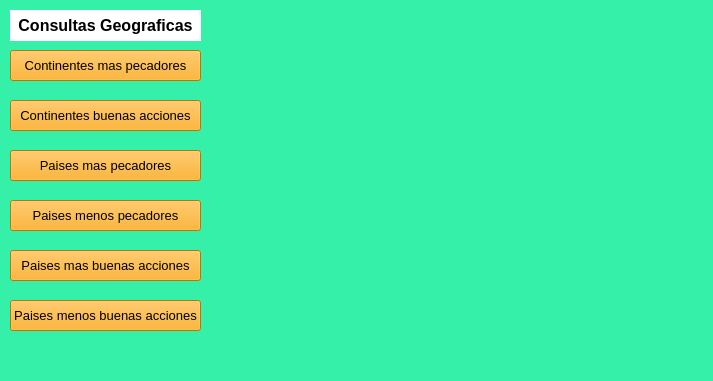
<?xml version="1.0" encoding="UTF-8"?>
<ui version="4.0">
 <class>Principal</class>
 <widget class="QWidget" name="Principal">
  <property name="geometry">
   <rect>
    <x>0</x>
    <y>0</y>
    <width>713</width>
    <height>381</height>
   </rect>
  </property>
  <property name="palette">
   <palette>
    <active>
     <colorrole role="WindowText">
      <brush brushstyle="SolidPattern">
       <color alpha="255">
        <red>0</red>
        <green>0</green>
        <blue>0</blue>
       </color>
      </brush>
     </colorrole>
     <colorrole role="Button">
      <brush brushstyle="SolidPattern">
       <color alpha="255">
        <red>53</red>
        <green>240</green>
        <blue>169</blue>
       </color>
      </brush>
     </colorrole>
     <colorrole role="Light">
      <brush brushstyle="SolidPattern">
       <color alpha="255">
        <red>161</red>
        <green>255</green>
        <blue>220</blue>
       </color>
      </brush>
     </colorrole>
     <colorrole role="Midlight">
      <brush brushstyle="SolidPattern">
       <color alpha="255">
        <red>107</red>
        <green>247</green>
        <blue>194</blue>
       </color>
      </brush>
     </colorrole>
     <colorrole role="Dark">
      <brush brushstyle="SolidPattern">
       <color alpha="255">
        <red>26</red>
        <green>120</green>
        <blue>84</blue>
       </color>
      </brush>
     </colorrole>
     <colorrole role="Mid">
      <brush brushstyle="SolidPattern">
       <color alpha="255">
        <red>35</red>
        <green>160</green>
        <blue>113</blue>
       </color>
      </brush>
     </colorrole>
     <colorrole role="Text">
      <brush brushstyle="SolidPattern">
       <color alpha="255">
        <red>0</red>
        <green>0</green>
        <blue>0</blue>
       </color>
      </brush>
     </colorrole>
     <colorrole role="BrightText">
      <brush brushstyle="SolidPattern">
       <color alpha="255">
        <red>255</red>
        <green>255</green>
        <blue>255</blue>
       </color>
      </brush>
     </colorrole>
     <colorrole role="ButtonText">
      <brush brushstyle="SolidPattern">
       <color alpha="255">
        <red>0</red>
        <green>0</green>
        <blue>0</blue>
       </color>
      </brush>
     </colorrole>
     <colorrole role="Base">
      <brush brushstyle="SolidPattern">
       <color alpha="255">
        <red>255</red>
        <green>255</green>
        <blue>255</blue>
       </color>
      </brush>
     </colorrole>
     <colorrole role="Window">
      <brush brushstyle="SolidPattern">
       <color alpha="255">
        <red>53</red>
        <green>240</green>
        <blue>169</blue>
       </color>
      </brush>
     </colorrole>
     <colorrole role="Shadow">
      <brush brushstyle="SolidPattern">
       <color alpha="255">
        <red>0</red>
        <green>0</green>
        <blue>0</blue>
       </color>
      </brush>
     </colorrole>
     <colorrole role="AlternateBase">
      <brush brushstyle="SolidPattern">
       <color alpha="255">
        <red>154</red>
        <green>247</green>
        <blue>212</blue>
       </color>
      </brush>
     </colorrole>
     <colorrole role="ToolTipBase">
      <brush brushstyle="SolidPattern">
       <color alpha="255">
        <red>255</red>
        <green>255</green>
        <blue>220</blue>
       </color>
      </brush>
     </colorrole>
     <colorrole role="ToolTipText">
      <brush brushstyle="SolidPattern">
       <color alpha="255">
        <red>0</red>
        <green>0</green>
        <blue>0</blue>
       </color>
      </brush>
     </colorrole>
     <colorrole role="PlaceholderText">
      <brush brushstyle="SolidPattern">
       <color alpha="128">
        <red>0</red>
        <green>0</green>
        <blue>0</blue>
       </color>
      </brush>
     </colorrole>
    </active>
    <inactive>
     <colorrole role="WindowText">
      <brush brushstyle="SolidPattern">
       <color alpha="255">
        <red>0</red>
        <green>0</green>
        <blue>0</blue>
       </color>
      </brush>
     </colorrole>
     <colorrole role="Button">
      <brush brushstyle="SolidPattern">
       <color alpha="255">
        <red>53</red>
        <green>240</green>
        <blue>169</blue>
       </color>
      </brush>
     </colorrole>
     <colorrole role="Light">
      <brush brushstyle="SolidPattern">
       <color alpha="255">
        <red>161</red>
        <green>255</green>
        <blue>220</blue>
       </color>
      </brush>
     </colorrole>
     <colorrole role="Midlight">
      <brush brushstyle="SolidPattern">
       <color alpha="255">
        <red>107</red>
        <green>247</green>
        <blue>194</blue>
       </color>
      </brush>
     </colorrole>
     <colorrole role="Dark">
      <brush brushstyle="SolidPattern">
       <color alpha="255">
        <red>26</red>
        <green>120</green>
        <blue>84</blue>
       </color>
      </brush>
     </colorrole>
     <colorrole role="Mid">
      <brush brushstyle="SolidPattern">
       <color alpha="255">
        <red>35</red>
        <green>160</green>
        <blue>113</blue>
       </color>
      </brush>
     </colorrole>
     <colorrole role="Text">
      <brush brushstyle="SolidPattern">
       <color alpha="255">
        <red>0</red>
        <green>0</green>
        <blue>0</blue>
       </color>
      </brush>
     </colorrole>
     <colorrole role="BrightText">
      <brush brushstyle="SolidPattern">
       <color alpha="255">
        <red>255</red>
        <green>255</green>
        <blue>255</blue>
       </color>
      </brush>
     </colorrole>
     <colorrole role="ButtonText">
      <brush brushstyle="SolidPattern">
       <color alpha="255">
        <red>0</red>
        <green>0</green>
        <blue>0</blue>
       </color>
      </brush>
     </colorrole>
     <colorrole role="Base">
      <brush brushstyle="SolidPattern">
       <color alpha="255">
        <red>255</red>
        <green>255</green>
        <blue>255</blue>
       </color>
      </brush>
     </colorrole>
     <colorrole role="Window">
      <brush brushstyle="SolidPattern">
       <color alpha="255">
        <red>53</red>
        <green>240</green>
        <blue>169</blue>
       </color>
      </brush>
     </colorrole>
     <colorrole role="Shadow">
      <brush brushstyle="SolidPattern">
       <color alpha="255">
        <red>0</red>
        <green>0</green>
        <blue>0</blue>
       </color>
      </brush>
     </colorrole>
     <colorrole role="AlternateBase">
      <brush brushstyle="SolidPattern">
       <color alpha="255">
        <red>154</red>
        <green>247</green>
        <blue>212</blue>
       </color>
      </brush>
     </colorrole>
     <colorrole role="ToolTipBase">
      <brush brushstyle="SolidPattern">
       <color alpha="255">
        <red>255</red>
        <green>255</green>
        <blue>220</blue>
       </color>
      </brush>
     </colorrole>
     <colorrole role="ToolTipText">
      <brush brushstyle="SolidPattern">
       <color alpha="255">
        <red>0</red>
        <green>0</green>
        <blue>0</blue>
       </color>
      </brush>
     </colorrole>
     <colorrole role="PlaceholderText">
      <brush brushstyle="SolidPattern">
       <color alpha="128">
        <red>0</red>
        <green>0</green>
        <blue>0</blue>
       </color>
      </brush>
     </colorrole>
    </inactive>
    <disabled>
     <colorrole role="WindowText">
      <brush brushstyle="SolidPattern">
       <color alpha="255">
        <red>26</red>
        <green>120</green>
        <blue>84</blue>
       </color>
      </brush>
     </colorrole>
     <colorrole role="Button">
      <brush brushstyle="SolidPattern">
       <color alpha="255">
        <red>53</red>
        <green>240</green>
        <blue>169</blue>
       </color>
      </brush>
     </colorrole>
     <colorrole role="Light">
      <brush brushstyle="SolidPattern">
       <color alpha="255">
        <red>161</red>
        <green>255</green>
        <blue>220</blue>
       </color>
      </brush>
     </colorrole>
     <colorrole role="Midlight">
      <brush brushstyle="SolidPattern">
       <color alpha="255">
        <red>107</red>
        <green>247</green>
        <blue>194</blue>
       </color>
      </brush>
     </colorrole>
     <colorrole role="Dark">
      <brush brushstyle="SolidPattern">
       <color alpha="255">
        <red>26</red>
        <green>120</green>
        <blue>84</blue>
       </color>
      </brush>
     </colorrole>
     <colorrole role="Mid">
      <brush brushstyle="SolidPattern">
       <color alpha="255">
        <red>35</red>
        <green>160</green>
        <blue>113</blue>
       </color>
      </brush>
     </colorrole>
     <colorrole role="Text">
      <brush brushstyle="SolidPattern">
       <color alpha="255">
        <red>26</red>
        <green>120</green>
        <blue>84</blue>
       </color>
      </brush>
     </colorrole>
     <colorrole role="BrightText">
      <brush brushstyle="SolidPattern">
       <color alpha="255">
        <red>255</red>
        <green>255</green>
        <blue>255</blue>
       </color>
      </brush>
     </colorrole>
     <colorrole role="ButtonText">
      <brush brushstyle="SolidPattern">
       <color alpha="255">
        <red>26</red>
        <green>120</green>
        <blue>84</blue>
       </color>
      </brush>
     </colorrole>
     <colorrole role="Base">
      <brush brushstyle="SolidPattern">
       <color alpha="255">
        <red>53</red>
        <green>240</green>
        <blue>169</blue>
       </color>
      </brush>
     </colorrole>
     <colorrole role="Window">
      <brush brushstyle="SolidPattern">
       <color alpha="255">
        <red>53</red>
        <green>240</green>
        <blue>169</blue>
       </color>
      </brush>
     </colorrole>
     <colorrole role="Shadow">
      <brush brushstyle="SolidPattern">
       <color alpha="255">
        <red>0</red>
        <green>0</green>
        <blue>0</blue>
       </color>
      </brush>
     </colorrole>
     <colorrole role="AlternateBase">
      <brush brushstyle="SolidPattern">
       <color alpha="255">
        <red>53</red>
        <green>240</green>
        <blue>169</blue>
       </color>
      </brush>
     </colorrole>
     <colorrole role="ToolTipBase">
      <brush brushstyle="SolidPattern">
       <color alpha="255">
        <red>255</red>
        <green>255</green>
        <blue>220</blue>
       </color>
      </brush>
     </colorrole>
     <colorrole role="ToolTipText">
      <brush brushstyle="SolidPattern">
       <color alpha="255">
        <red>0</red>
        <green>0</green>
        <blue>0</blue>
       </color>
      </brush>
     </colorrole>
     <colorrole role="PlaceholderText">
      <brush brushstyle="SolidPattern">
       <color alpha="128">
        <red>0</red>
        <green>0</green>
        <blue>0</blue>
       </color>
      </brush>
     </colorrole>
    </disabled>
   </palette>
  </property>
  <property name="windowTitle">
   <string>Form</string>
  </property>
  <widget class="QPushButton" name="pushButton">
   <property name="geometry">
    <rect>
     <x>10</x>
     <y>50</y>
     <width>191</width>
     <height>31</height>
    </rect>
   </property>
   <property name="font">
    <font>
     <pointsize>10</pointsize>
    </font>
   </property>
   <property name="styleSheet">
    <string notr="true">background:orange</string>
   </property>
   <property name="text">
    <string>Continentes mas pecadores</string>
   </property>
  </widget>
  <widget class="QPushButton" name="pushButton_2">
   <property name="geometry">
    <rect>
     <x>10</x>
     <y>100</y>
     <width>191</width>
     <height>31</height>
    </rect>
   </property>
   <property name="font">
    <font>
     <pointsize>10</pointsize>
    </font>
   </property>
   <property name="styleSheet">
    <string notr="true">background:orange</string>
   </property>
   <property name="text">
    <string>Continentes buenas acciones</string>
   </property>
  </widget>
  <widget class="QPushButton" name="pushButton_3">
   <property name="geometry">
    <rect>
     <x>10</x>
     <y>150</y>
     <width>191</width>
     <height>31</height>
    </rect>
   </property>
   <property name="font">
    <font>
     <pointsize>10</pointsize>
    </font>
   </property>
   <property name="styleSheet">
    <string notr="true">background:orange</string>
   </property>
   <property name="text">
    <string>Paises mas pecadores</string>
   </property>
  </widget>
  <widget class="QPushButton" name="pushButton_4">
   <property name="geometry">
    <rect>
     <x>10</x>
     <y>200</y>
     <width>191</width>
     <height>31</height>
    </rect>
   </property>
   <property name="font">
    <font>
     <pointsize>10</pointsize>
    </font>
   </property>
   <property name="styleSheet">
    <string notr="true">background:orange</string>
   </property>
   <property name="text">
    <string>Paises menos pecadores</string>
   </property>
  </widget>
  <widget class="QPushButton" name="pushButton_5">
   <property name="geometry">
    <rect>
     <x>10</x>
     <y>250</y>
     <width>191</width>
     <height>31</height>
    </rect>
   </property>
   <property name="font">
    <font>
     <pointsize>10</pointsize>
    </font>
   </property>
   <property name="styleSheet">
    <string notr="true">background:orange</string>
   </property>
   <property name="text">
    <string>Paises mas buenas acciones</string>
   </property>
  </widget>
  <widget class="QPushButton" name="pushButton_6">
   <property name="geometry">
    <rect>
     <x>10</x>
     <y>300</y>
     <width>191</width>
     <height>31</height>
    </rect>
   </property>
   <property name="font">
    <font>
     <pointsize>10</pointsize>
    </font>
   </property>
   <property name="styleSheet">
    <string notr="true">background:orange</string>
   </property>
   <property name="text">
    <string>Paises menos buenas acciones</string>
   </property>
  </widget>
  <widget class="QLabel" name="label">
   <property name="geometry">
    <rect>
     <x>10</x>
     <y>10</y>
     <width>191</width>
     <height>31</height>
    </rect>
   </property>
   <property name="styleSheet">
    <string notr="true">background:white</string>
   </property>
   <property name="text">
    <string>&lt;html&gt;&lt;head/&gt;&lt;body&gt;&lt;p align=&quot;center&quot;&gt;&lt;span style=&quot; font-size:12pt; font-weight:600;&quot;&gt;Consultas Geograficas&lt;/span&gt;&lt;/p&gt;&lt;/body&gt;&lt;/html&gt;</string>
   </property>
   <property name="scaledContents">
    <bool>false</bool>
   </property>
  </widget>
 </widget>
 <resources/>
 <connections/>
</ui>
